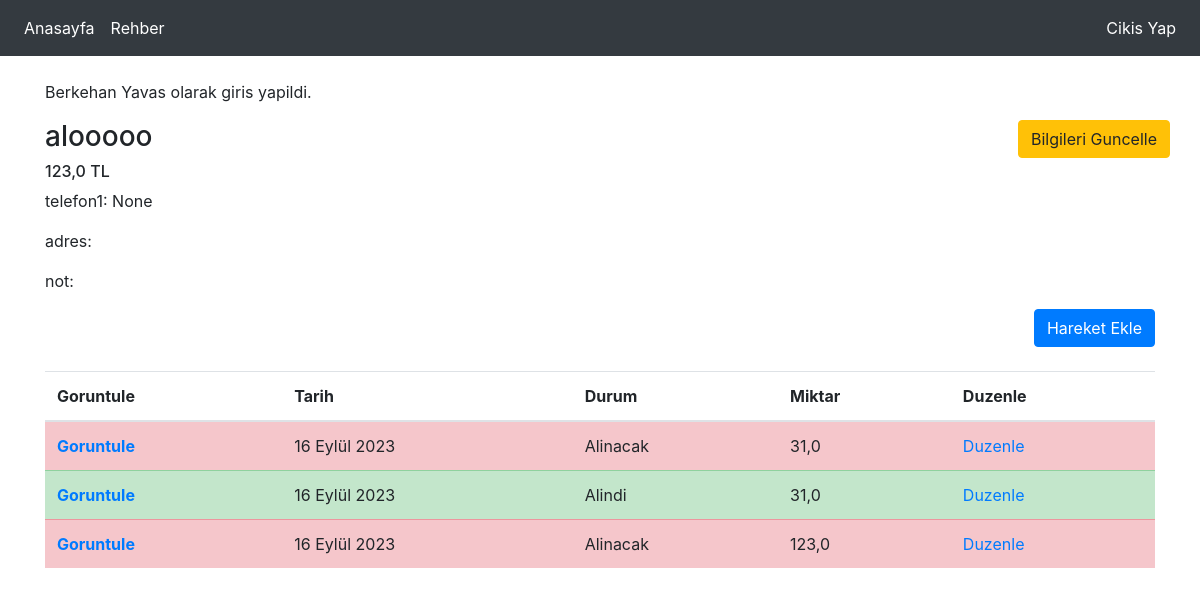
/rehber/kisi/17 (signed in), run on the app's committed database.
### rehber/models.py (models this page shows)
class Kisi(models.Model):
    yazar = models.ForeignKey('auth.User',on_delete=models.CASCADE)
    isim = models.CharField(max_length=30)
    tel1 = models.CharField(max_length=444,blank=True,null=True)
    tel2 = models.CharField(max_length=444,blank=True,null=True)
    adres = RichTextField(blank=True,null=True)
    notlar = RichTextField(blank=True,null=True)
    def __str__(self):
        return self.isim

### hesap/models.py (models this page shows, shortened)
class Hareket(models.Model):
    yazar = models.ForeignKey('auth.User',on_delete=models.CASCADE)
    hedef = models.ForeignKey(Kisi,on_delete=models.CASCADE)
    miktar = models.FloatField(verbose_name='Miktar')
    SECENEK = (
        ('Alindi','Alindi'),
        ('Alinacak','Alinacak')
    )
    durum = models.CharField(max_length=50,choices=SECENEK,default=SECENEK[1],verbose_name='Durum')
    aciklama = RichTextField(blank=True,null=True)
    tarih = models.DateField(verbose_name='Tarih',blank=True,null=True)

### rehber/views.py (the view)
# urls.py: path('kisi/<int:id>',views.detay,name='detay'),
def detay(request,id):
    if not request.user.is_authenticated:
        messages.warning(request,'Giris yapmadan bu sayfayi goremezsiniz.')
        return redirect('/user/login')
    kisi = Kisi.objects.filter(id=id).first()
    if kisi.yazar != request.user:
        messages.warning(request,'Bu sayfayi goruntuleme yetkiniz bulunmamaktadir!')
        return redirect('/rehber')
    hareketler = Hareket.objects.filter(hedef=kisi,yazar=request.user).order_by('-tarih')
    a = 0
    for i in hareketler:
        if i.durum == 'Alinacak':
            a += i.miktar
        else:
            a -= i.miktar
    context = {
        'sayfaadi': kisi,
        'kisi': kisi,
        'hareketler': hareketler,
        "total": a
    }
    return render(request,'detay.html',context)

### templates/detay.html (shortened to what this page needs)
{% extends "layout.html" %}
{% block body %}
<div class='container'>
    <div class="row">
        <div class="col-sm">
            <h3>{{kisi}}</h3>
            <h6>{{total}} TL</h6>
        </div>
        <div class="col-sm">
        </div>
        <div class="col-rm">
            <a class="btn btn-warning" href='/rehber/kisi/guncelle/{{kisi.id}}'>Bilgileri Guncelle</a>
        </div>
    </div>
    <div class='row'>
        <div class = 'col-sm'>
            <p>telefon1: {{kisi.tel1}}</p>
            <p>adres: {{kisi.adres|safe}}</p>
            <p>not: {{kisi.notlar|safe}}</p>
        </div>
    </div>
    <div class='row'>
        <div class="col-md-12  text-right">
            <a class="btn btn-primary" href='/hesap/ekle/{{kisi.id}}'>Hareket Ekle</a>
        </div>
    </div>
    <br>
    <table class="table table-hover">
    <thead>
        <tr>
        <th scope="col">Goruntule</th>
        <th scope="col">Tarih</th>
        <th scope="col">Durum</th>
        <th scope="col">Miktar</th>
        <th scope="col">Duzenle</th>
        </tr>
    </thead>
    <tbody>
    {% for hareket in hareketler %}
    {% if hareket.durum == 'Alindi' %}
        <tr class="table-success">
    {% else %}
        <tr class="table-danger">
    {% endif %}
        <th scope="row"><a href="/hesap/goruntule/{{hareket.id}}">Goruntule</a></th>
        <td>{{hareket.tarih}}</td>
        <td>{{hareket.durum}}</td>
        <td>{{hareket.miktar}}</td>
                <td><a href='/hesap/duzenle/{{hareket.id}}'>Duzenle</a></td>
        </tr>
    {% endfor %}
    </tbody>
    </table>
</div>
{% endblock body %}

### templates/layout.html (shortened to what this page needs)
<!DOCTYPE html>
{% load static %}
<html lang="tr">
<head>
    <link rel="stylesheet" href="{% static 'css/bootstrap.min.css' %}">
</head>
<body>
    {% include 'includes/navbar.html' %}
    <br>
    <div class='container-fluid'>
        {% if request.user.is_authenticated %}
            <div class='container'>
                <p>
                    {{request.user.first_name}} {{request.user.last_name}} olarak giris yapildi.
                </p>
            </div>
        {% else %}
            <div class='container'>
                <p>
                    Giris yapilmamis.
                </p>
            </div>
        {% endif %}
        {% block body %}
        {% endblock body %}
    </div>
</body>
</html>

### templates/includes/navbar.html (shortened to what this page needs)
{% load static %}
<nav class="navbar navbar-expand-lg navbar-dark bg-dark">
    <div class="navbar-collapse" id="navbarSupportedContent">
      <ul class="navbar-nav mr-auto">
        <li class="nav-item active">
          <a class="nav-link" href="/">Anasayfa</a>
        </li>
      {% if request.user.is_authenticated %}
        <li class="nav-item active">
          <a class="nav-link" href="/rehber/">Rehber</a>
        </li>
      {% endif %}
      </ul>
      <ul class='navbar-nav ml-auto'>
      {% if request.user.is_authenticated %}
        <li class="nav-item active">
          <a class="nav-link" href="/user/logout">Cikis Yap</a>
        </li>
      {% else %}
      <li class="nav-item active">
        <a class="nav-link" href="/user/login">Giris Yap</a>
      </li>
      {% endif %}
      </ul>
    </div>
  </nav>

### data on the page
Kisi: isim "alooooo", tel1 "None"
Hareket: tarih "16 Eylül 2023", durum "Alinacak", miktar "31,0"
Hareket: tarih "16 Eylül 2023", durum "Alindi", miktar "31,0"
Hareket: tarih "16 Eylül 2023", durum "Alinacak", miktar "123,0"

### other printed values
{{ request.user.first_name }} "Berkehan"
{{ request.user.last_name }} "Yavas"
{{ total }} "123,0"
